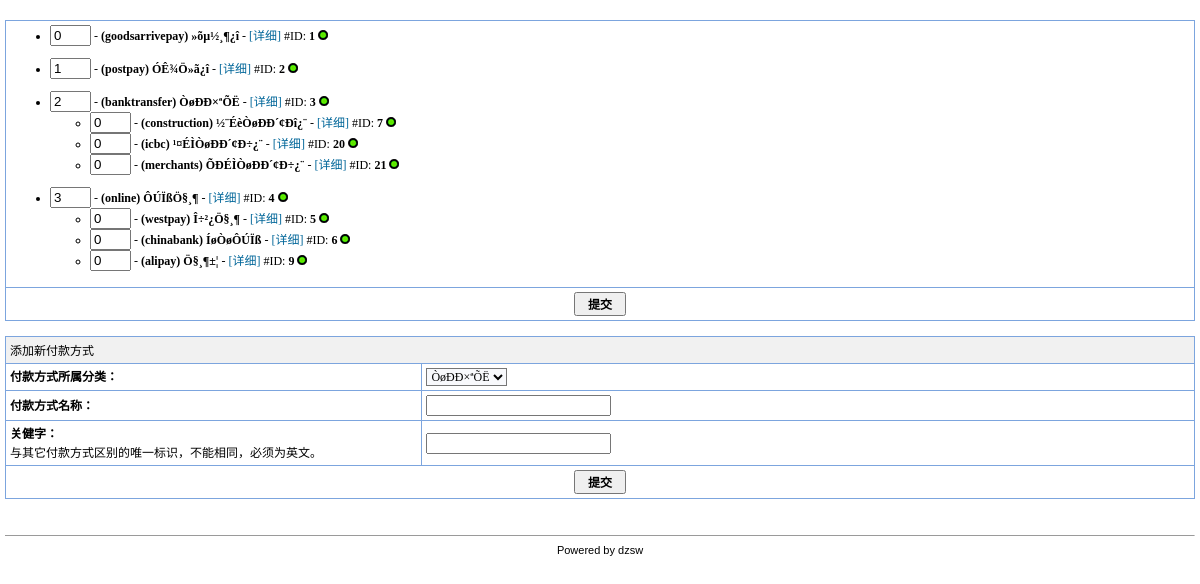
The app's page /admin.php?act=payment (signed in) with its own data.
### tables this page shows
CREATE TABLE `dzsw_payment` (
  `id` int(11) NOT NULL auto_increment,
  `parentid` int(11) NOT NULL default '0',
  `pay_key` varchar(100) NOT NULL default '',
  `title` varchar(200) NOT NULL default '',
  `description` text NOT NULL,
  `status` tinyint(1) NOT NULL default '1',
  `sort_order` tinyint(3) NOT NULL default '0',
  `showchild` tinyint(1) NOT NULL default '1',
  `type` enum('system','define') NOT NULL default 'system',
  PRIMARY KEY  (`id`),
  UNIQUE KEY `pay_key` (`pay_key`)
);

### includes/config.php (called while the page is built, shortened)
<?php
  $charset =  'utf8';

### includes/cla.db_mysql.php (called while the page is built, shortened)
<?php
Class DB {
	function __get($name){
		return $this->$name;
	}
	function fetch_array($query, $result_type = MYSQL_ASSOC) {
		return mysql_fetch_array($query, $result_type);
	}
	function query($sql, $method = '') {
		if($method=='ub' && @function_exists('mysql_unbuffered_query')){
			$query = mysql_unbuffered_query($sql);
		}else{
			if(!($query = mysql_query($sql)) && $method != 'noshow') {
				$this->halt('MySQL Query Error', $sql);
			}
		}
		return $query;
	}
	function version()
	{
		return mysql_get_server_info();
	}
}

### includes/global.php (called while the page is built, shortened)
<?php
require DIR_dzsw.'includes/fun.common.php';
require DIR_dzsw.'includes/config.php';
require DIR_dzsw.'includes/cla.db_mysql.php';
$db = new DB(DB_SERVER, DB_SERVER_USERNAME, DB_SERVER_PASSWORD, DB_DATABASE, USE_PCONNECT);
if(defined('CURRSCRIPT') && in_array(CURRSCRIPT, array('admin','gbook'))) {
    if(CURRSCRIPT == 'admin'){
		require DIR_dzsw.'languages/admin.php';
	}
}
require DIR_dzsw.'languages/common.php';

### languages/common.php (called while the page is built, shortened)
<?php
$lang_common = array(
	'submit'					=>'提交',
	'makesure'					=>'确定',
	'update'					=>'更新',
	'back'						=>'返回',
	'cancel'					=>'取消',
	'edit'						=>'编辑',
	'copy'						=>'复制',
	'detail'					=>'详细',
	'add:'						=>'新增：',
	'sort_'						=>'排序：',
	'sort'						=>'排序',
	'title'						=>'标题',
	'title_'					=>'标题：',
	'value'						=>'数值',
	'value_'					=>'数值：',
	'delete'					=>'删除',
	'delete_small'				=>'删！',
	'description_'				=>'说明：',
	'example_'					=>'例如：',
	'status'					=>'状态',
	'status_'					=>'状态：',
	'country'					=>'国家',
	'country:'					=>'国家：',
	'province'					=>'省份',
	'province:'					=>'省份：',
	'city'						=>'城市',
	'city:'						=>'城市：',
	'yes'						=>'是',
	'no'						=>'否',
	'system_notice:'			=>'系统提示：',
	'system_notice_'			=>'系统提示：',
	'you_position_now:'			=>'您现在的位置：',
	'you_position_now_'			=>'您现在的位置：',
	'cartinput'					=> '放入购物车',
	'allclass'					=> '所有分类',
	'search'					=> '搜索',
	'click_to_edit'				=> '点击编辑',
	'click_to_open'				=> '点击打开',
	'click_to_close'			=> '点击关闭',
	'click_to_look'				=> '点击查看',
	'symbol_left'				=> '￥',
	'symbol_right'				=> '元',
	'no_fit'					=> '不适用',
	'startsearch'				=> '开始搜索',
	'adminoption_'				=> '管理选项：',
	'muli_total_'				=> '总数：',
	'muli_page_'				=> '总页数：',
	'curr_page_'				=> '当前页：',
	'postremit_desc'			=> '请将应付款汇到下面的地址：',
	'banktransfer_desc'			=> '请将应付款汇到下面的银行账号：',
	'online_payment_desc'		=> '您现在就可以点击下面的按钮进行在线支付了。',
	'goodsarrive_desc'			=> '请准备好货款，我们的送货人员会在送货时将货款带走。',
);
$lang_payment = array(
	'goodsarrivepay'			=> '货到付款',
	'postpay'					=> '邮局汇款',
	'banktransfer'				=> '银行转账',
	'construction'				=> '建设银行',
	'merchants'					=> '招商银行',
	'icbc'						=> '工商银行',
	'online'					=> '在线支付',
	'westpay'					=> '西部支付',
	'yeepay'					=> '易宝支付',
	'chinabank'					=> '网银在线',
	'alipay'					=> '支付宝',
);
?>

### includes/fun.common.php (called while the page is built, shortened)
<?php
function payment_title($payment_data, $lang_payment){
	if($payment_data['title']){
		$payment_title = $payment_data['title'];
	}else{
		$payment_title = $lang_payment[$payment_data['pay_key']];
	}
	return $payment_title;
}

### languages/admin.php (called while the page is built, shortened)
<?php
$lang_a_common = array(
	'add'								=> '添加',
	'add:'								=> '添加：',
	'edit:'								=> '编辑：',
	'edit'								=> '编辑',
	'delete'							=> '删除',
	'delete:'							=> '删除：',
	'see'								=> '查看',
	'submit'							=> '提交',
	'sort:'								=> '排序：',
	'title'								=> '名称',
	'delete_small'						=> '删！',
	'value:'							=> '值：',
	'value'								=> '值',
	'yes'								=> '是',
	'no'								=> '否',
	'key:'								=> '关健字：',
	'forbid'							=> '权限受限，无法操作，请使用管理员身份登陆。',
	'click_to_edit'						=> '点击编辑',
	'click_to_open'						=> '点击打开',
	'click_to_close'					=> '点击关闭',
	'boared_system_set'					=> '系统设置面板',
);
?>

### admin/payment.php (the view, shortened to what this page needs)
<?php
if(!$action && !$type){
	$query = $db->query("select * from $table_payment where parentid='0' order by sort_order");
	$payment_all = $payment_select = '';
	while($payment = $db->fetch_array($query)){
		$payment_all .= '<ul><li>'.$lang_common['sort:'].'<input type="text" size="2" name="sort['.$payment['id'].']" value="'.$payment['sort_order'].'"> - <b>('.$payment['pay_key'].') '.payment_title($payment,$lang_payment).'</b> - <a href="admin.php?act=payment&type=edit&pid='.$payment['id'].'">['.$lang_common['detail'].']</a> ';
		$payment_all .= '#ID: <b>'.$payment['id'].'</b>';
		$query2 = $db->query("select * from $table_payment where parentid='".$payment['id']."' order by sort_order");
		$payment_all .= payment_status($payment['status'],$payment['id']);
		$payment_select .= ($payment['pay_key'] == 'banktransfer' || $payment['pay_key'] == 'online') ? '<option value="'.$payment[id].'" '.($payment_parent_id == $payment[id] ? "selected" : "") .'>'.payment_title($payment,$lang_payment).'</option>' : '';
		while($payment2 = $db->fetch_array($query2)){
			$payment_all.='<ul><li>'.$lang_common['sort:'].'<input type="text" size="2" name="sort['.$payment2['id'].']" value="'.$payment2['sort_order'].'"> - <b>('.$payment2['pay_key'].') '.payment_title($payment2,$lang_payment).'</b> - <a href="admin.php?act=payment&type=edit&pid='.$payment2['id'].'">['.$lang_common['detail'].']</a> ';
			$payment_all .= '#ID: <b>'.$payment2['id'].'</b>';
			$payment_all .= payment_status($payment2['status'],$payment2['id']);
			$payment_all.='</ul>';
		}
		$payment_all.='</ul>';
	}
}
function payment_status($status,$id){
	global $lang_a_common;
	if($status=='1'){
		$payment_all = ' <a href="admin.php?act=payment&id='.$id.'&action=operatestatus&flag=0"><img src="images/admin/status_green.gif" border="0" alt="'.$lang_a_common['click_to_close'].'" title="'.$lang_a_common['click_to_close'].'"></a>';
	}else{
		$payment_all = ' <a href="admin.php?act=payment&id='.$id.'&action=operatestatus&flag=1"><img src="images/admin/status_red.gif" border="0" alt="'.$lang_a_common['click_to_open'].'" title="'.$lang_a_common['click_to_open'].'"></a>';
	}
	return $payment_all;
}
?>

### admin.php (shortened to what this page needs)
<?php
require	'./includes/global.php';
include DIR_dzsw.'includes/admin/fun.common.php';
if(empty($act)) {
	if($frameact != ''){
		parse_str($_SERVER['QUERY_STRING'], $getlinks);
		$stringlink = $pam = '';
		foreach($getlinks as $key => $value) {
			if($key == 'frameact') {
				$key = 'act';
			}
			$stringlink .= $pam.$key.'='.rawurlencode($value);
			$pam = '&';
		}
	}else{
		$stringlink = 'act=main';
	}
	include(ADMIN_TPL.'frame.htm');
	output();
}else{
	if ($act == 'main') {
		require DIR_dzsw.'admin/main.php';
	} elseif($act == 'settings') {
		require DIR_dzsw.'admin/settings.php';
	} elseif($act == 'classes') {
		require DIR_dzsw.'admin/classes.php';
	} elseif($act == 'shipping') {
		require DIR_dzsw.'admin/shipping.php';
	} elseif($act == 'payment') {
		require DIR_dzsw.'admin/payment.php';
	} elseif($act == 'customers') {
		require DIR_dzsw.'admin/customers.php';
	} elseif($act == 'admin') {
		require DIR_dzsw.'admin/admin.php';
	} elseif($act == 'orders') {
		require DIR_dzsw.'admin/orders.php';
	} elseif($act == 'style') {
		require DIR_dzsw.'admin/style.php';
	} elseif($act == 'template') {
		require DIR_dzsw.'admin/template.php';
	} elseif($act == 'products') {
		require DIR_dzsw.'admin/products.php';
	} elseif($act == 'group_admin') {
		require DIR_dzsw.'admin/group_admin.php';
	} elseif($act == 'group_customers') {
		require DIR_dzsw.'admin/group_customers.php';
	} elseif($act == 'database') {
		require DIR_dzsw.'admin/database.php';
	} elseif($act == 'renzheng') {
		require DIR_dzsw.'admin/renzheng.php';
	} elseif($act == 'updatecache' || $act == 'logout') {
		require DIR_dzsw.'admin/misc.php';
	} elseif($act == 'mail') {
		require DIR_dzsw.'admin/mail.php';
	} elseif($act == 'adminchangepw') {
		require DIR_dzsw.'admin/adminchangepw.php';
	} elseif($act == 'news') {
		require DIR_dzsw.'admin/news.php';
	} elseif($act == 'lossremark') {
		require DIR_dzsw.'admin/lossremark.php';
	} elseif($act == 'gbook') {
		require DIR_dzsw.'admin/gbook.php';
	} elseif($act == 'links') {
		require DIR_dzsw.'admin/links.php';
	}
}

### styles/admin.css (style rules this page uses)
body { font-size: 12px; margin: 5px; }
table { font-family: Tahoma, Verdana; font-size: 12px }
font { font-family: Tahoma, Verdana; font-size: 12px; line-height: 150%; }
textarea,select { font-family: Tahoma, Verdana; font-size: 12px; color: #000000; font-weight: normal; background-color: #F8F9FC; }
a:link,a:active,a:visited { text-decoration: none; color : #006699; }
form { margin: 0px; padding: 0px; }
.header { font-family: Tahoma, Verdana; font-size: 12px; background-color: #F1F1F1 }
.bold { font-weight: BOLD; }
.tableout { background: #7CA5DE; }
.bginput { font-family: Tahoma, Verdana; font-size: 12px; font-weight: bold; }
.bgcolor1 { background-color : #FFFFFF; }

### records on screen
dzsw_payment: sort_order "0", pay_key "goodsarrivepay", title "»õµ½¸¶¿î", id "1"
dzsw_payment: sort_order "1", pay_key "postpay", title "ÓÊ¾Ö»ã¿î", id "2"
dzsw_payment: sort_order "2", pay_key "banktransfer", title "ÒøÐÐ×ªÕË", id "3"
dzsw_payment: sort_order "0", pay_key "construction", title "½¨ÉèÒøÐÐ´¢Ðî¿¨", id "7"
dzsw_payment: sort_order "0", pay_key "icbc", title "¹¤ÉÌÒøÐÐ´¢Ð÷¿¨", id "20"
dzsw_payment: sort_order "0", pay_key "merchants", title "ÕÐÉÌÒøÐÐ´¢Ð÷¿¨", id "21"
dzsw_payment: sort_order "3", pay_key "online", title "ÔÚÏßÖ§¸¶", id "4"
dzsw_payment: sort_order "0", pay_key "westpay", title "Î÷²¿Ö§¸¶", id "5"
dzsw_payment: sort_order "0", pay_key "chinabank", title "ÍøÒøÔÚÏß", id "6"
dzsw_payment: sort_order "0", pay_key "alipay", title "Ö§¸¶±¦", id "9"

### other values on screen
$lang_common['detail'] "详细 详细 详细 详细"
